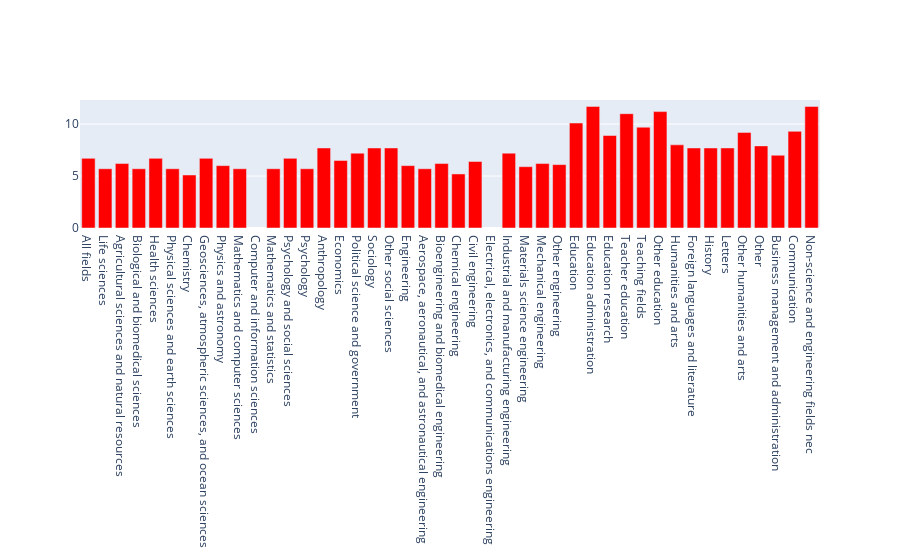

The notebook cell saved with this chart:
### Code cell
import plotly.express as px


#fig = px.bar(years, x=years.index, y=years['1971'], title="Median years to research doctorate, by historical major field of doctorate: Selected years, 1971–2021")
#firstbar = study[x]  #MUST BE DYNAMIC, USED THE Number
#secondbar = study[y]  #MUST BE DYNAMIC
#thirdbar = study[z]   # MUST be DYNAMIC
trace1 = go.Bar(
    x = years.index,
# for color, chech out plotly samlple continuos color, assign each one individually
#set each field with a number
    y = years['1971'], marker=dict(color='red',
                     #colorscale='twighlight')
                                  )
)  ## MUST be DYNAMIC, but dependent on the input in a slightly different way perhaps? (comes from column header..?)




data = [trace1]
layout = go.Layout(barmode = 'group')
fig = go.Figure(data = data, layout = layout)
fig.show()

### Figure 1 — Plotly figure (JSON) as saved in the notebook; plotly's stock layout.template omitted (floating-point values rounded to 4 significant figures)
{"data": [{"marker": {"color": "red"}, "type": "bar", "x": ["All fields", "Life sciences", "Agricultural sciences and natural resources", "Biological and biomedical sciences", "Health sciences", "Physical sciences and earth sciences", "Chemistry", "Geosciences, atmospheric sciences, and ocean sciences", "Physics and astronomy", "Mathematics and computer sciences", "Computer and information sciences", "Mathematics and statistics", "Psychology and social sciences", "Psychology", "Anthropology", "Economics", "Political science and government", "Sociology", "Other social sciences", "Engineering", "Aerospace, aeronautical, and astronautical engineering", "Bioengineering and biomedical engineering", "Chemical engineering", "Civil engineering", "Electrical, electronics, and communications engineering", "Industrial and manufacturing engineering", "Materials science engineering", "Mechanical engineering", "Other engineering", "Education", "Education administration", "Education research", "Teacher education", "Teaching fields", "Other education", "Humanities and arts", "Foreign languages and literature", "History", "Letters", "Other humanities and arts", "Other", "Business management and administration", "Communication", "Non-science and engineering fields nec"], "y": [6.7, 5.7, 6.2, 5.7, 6.7, 5.7, 5.1, 6.7, 6, 5.7, null, 5.7, 6.7, 5.7, 7.7, 6.5, 7.2, 7.7, 7.7, 6, 5.7, 6.2, 5.2, 6.4, null, 7.2, 5.9, 6.2, 6.1, 10.1, 11.7, 8.9, 11, 9.7, 11.2, 8, 7.7, 7.7, 7.7, 9.2, 7.9, 7, 9.3, 11.7]}], "layout": {"autosize": true, "barmode": "group", "xaxis": {"autorange": true, "range": [-0.5, 43.5], "type": "category"}, "yaxis": {"autorange": true, "range": [0, 12.32], "type": "linear"}}}
